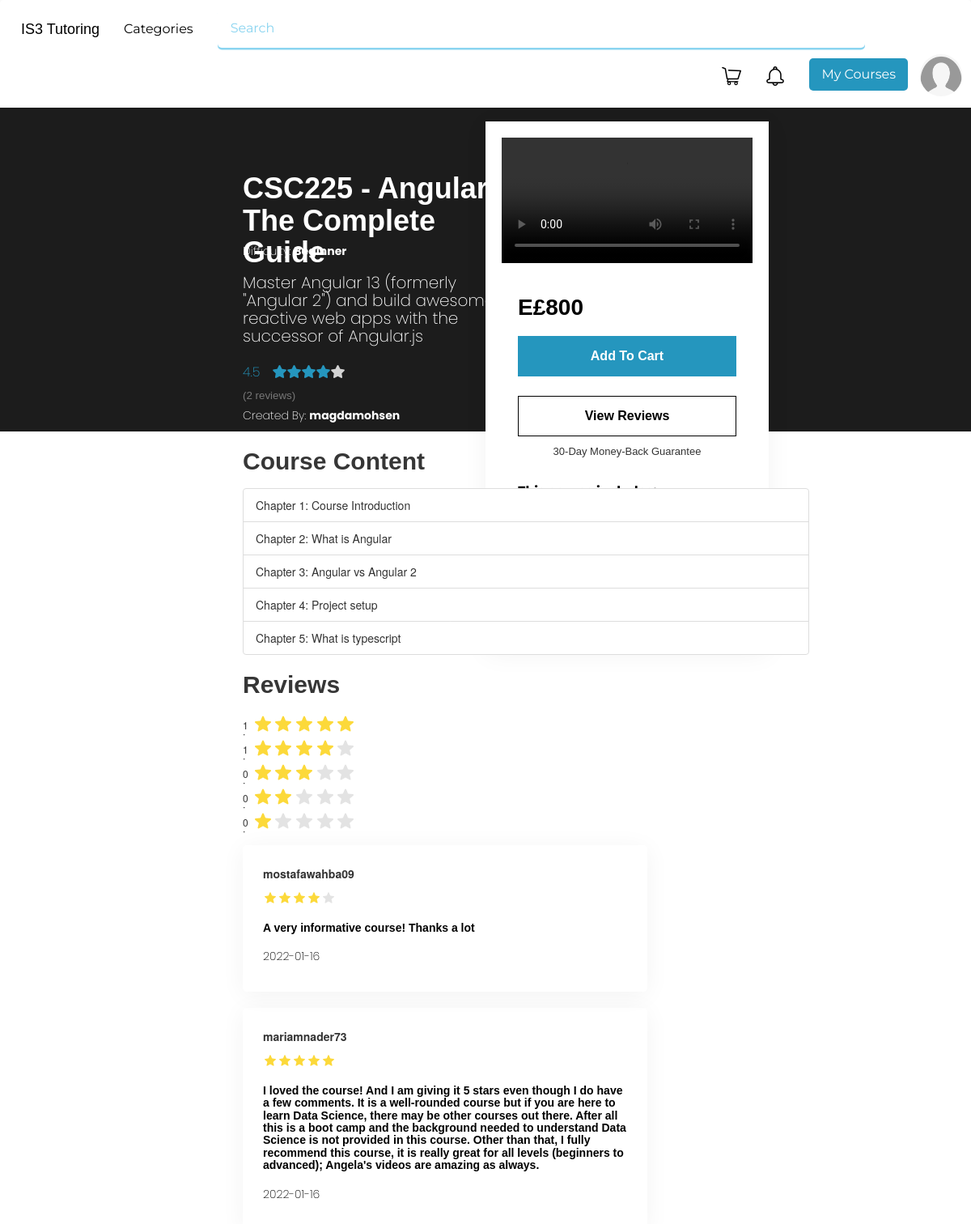
The page /src/view/viewCourseDetails.php?id=1 (signed in) on the database its author committed.
### tables this page shows
CREATE TABLE `courses` (
  `CourseID` int(11) NOT NULL,
  `Code` varchar(8) NOT NULL,
  `Title` varchar(50) NOT NULL,
  `Description` text NOT NULL,
  `Hours` int(11) NOT NULL,
  `Level` varchar(15) NOT NULL,
  `Price` int(11) NOT NULL,
  `Approved` tinyint(1) DEFAULT NULL,
  `CreatedBy` int(11) NOT NULL,
  `Categories` varchar(25) NOT NULL,
  `Overview` varchar(255) DEFAULT NULL,
  `Thumbnail` varchar(255) DEFAULT NULL
);

CREATE TABLE `users` (
  `UserID` int(11) NOT NULL,
  `Username` varchar(25) NOT NULL,
  `Password` varchar(255) NOT NULL,
  `FirstName` varchar(25) NOT NULL,
  `LastName` varchar(25) NOT NULL,
  `Email` varchar(25) NOT NULL,
  `PhoneNumber` varchar(25) DEFAULT NULL,
  `Country` varchar(25) DEFAULT NULL,
  `BirthDate` date NOT NULL,
  `UserType` varchar(15) NOT NULL
);

CREATE TABLE `coursechapters` (
  `CourseID` int(11) NOT NULL,
  `chapter` int(11) NOT NULL,
  `Title` varchar(255) DEFAULT NULL,
  `Description` text DEFAULT NULL
);

CREATE TABLE `ratings` (
  `CourseID` int(11) NOT NULL,
  `UserID` int(11) NOT NULL,
  `rating` int(11) NOT NULL,
  `review` text DEFAULT NULL,
  `date` date NOT NULL
);

### src/public/is3library.php (called while the page is built, shortened)
<?php
$conn = "";
function getUsername($UserID)
{
    $sql = "SELECT * FROM users WHERE UserID =". $UserID;
    $result = $GLOBALS['conn']->query($sql);
    $userData = mysqli_fetch_array($result);
    return $userData[1];
}
        ?>

### src/view/viewCourseDetails.php (the view, shortened to what this page needs)
<?php
 include_once "/xampp/htdocs/IS3-Online-Tutoring/src/public/Menu.php";
 include_once "/xampp/htdocs/IS3-Online-Tutoring/src/public/is3library.php";
 ?>
<html>
<head>
<link rel="stylesheet" href="https://cdnjs.cloudflare.com/ajax/libs/font-awesome/5.8.2/css/all.min.css">
<link rel="stylesheet" href="../../CSS/courses.css" type="text/css">
<link rel="stylesheet" href="../../CSS/ratings.css" type="text/css">
<link rel="stylesheet" href="../../CSS/courseDetails.css" type="text/css">
</head>
<body>
<?php
 $getCoursesQuery = "SELECT * FROM courses WHERE CourseID=".$_GET["id"];
 $result = $conn->query($getCoursesQuery);
 $row = $result->fetch_array(MYSQLI_ASSOC);
?>
<div class="container-fluid">
  <div class="Banner">
    <div class="BannerElements">
        <h1> <?php echo $row["Code"]." - ".$row["Title"] ?> </h1>
        <h5> <?php echo "Difficulty: <b>" . $row['Level'] ?></b></h5>
        <h3> <?php echo $row['Description']?> </h3>
        <h4>
            <?php
              $averageRating=5;
              $reviewCount=0;
            getRating($row, $averageRating, $reviewCount);
            echo "<span class='ratingSpan'>$averageRating</span>";
            for ($i = 0; $i < 5; $i++)
            {
                if ($i <= $averageRating-1)
                    echo "<span class='fa fa-star checked'></span>";
                else
                    echo "<span class='fa fa-star unchecked'></span>";
            }
            echo "<small class='text-muted'> <br><br>($reviewCount reviews)</small>";?>
        </h4>
        <h5> <?php echo "Created By: <b>" . getUsername($row['CreatedBy']) ?></b></h5>
    </div>
  </div>
  <div class="card card-custom">
    <video class="card-img-top" src="/IS3-Online-Tutoring/resources/CoursesContent/Videos/<?php echo $row['Overview']?>" autoplay controls> </video>
      <div class="card-section1">
        <h1 class="card-title"><?php echo "E£".$row['Price']?></h1>
        <div class="card-body text-center">
          <?php
        if(isset($_SESSION['UserType'])){
            if($_SESSION['UserType']=="Learner"){?>
             <form action = '' method = 'post'>
                <input type =button name = "AddToCart" id="AddToCart" value = "Add To Cart" class="card-button">
            </form>
            <?php }
              }else{?>
                  <a href=/IS3-Online-Tutoring/src/public/loginForm.php?><button class="card-button" >Add To Cart</button></a>
              <?php } ?>
        <a href=""><button class="card-button" id="card-button2" >View Reviews</button></a>
        <p class="card-text">30-Day Money-Back Guarantee</p>
      </div>
      <h4> This course includes: </h4>
      <ul class="fa-ul">
        <li><span class="fa-li"><i class="far fa-file-video"></i></span><b><?php echo $row['Hours'] ?></b> hours on-demand video </li>
        <li><span class="fa-li"><i class="fas fa-code"></i></span>Practical Exercises</li>
        <li><span class="fa-li"><i class="fas fa-infinity"></i></span>Full lifetime access</li>
        <li><span class="fa-li"><i class="fas fa-desktop"></i></span>Full access on all platforms</li>
        <li><span class="fa-li"><i class="fas fa-trophy"></i></span>Certificate Of Completion</li>
      </ul>
    </div>
  </div>
  <div class="course-content">
    <h2> Course Content </h2>
    <ul class="list-group">
    <?php
      $id = $_GET["id"];
      $query = "SELECT * FROM coursechapters WHERE CourseID = '$id'";
      $result = $conn->query($query);
      $chaptersCount=0;
      while($row =$result->fetch_array(MYSQLI_ASSOC)){
        $chaptersCount+=1;
        $title=  $row['Title'];
        echo "<li class='list-group-item list-group-item-action'>Chapter $chaptersCount: $title </a></li>";
      }
    ?>
    </ul>
    <?php
  $reviewsRating = array_fill(1,5,0);
  $getReviewsQuery = "SELECT * FROM ratings WHERE courseID=".$_GET["id"];
  $reviews = $conn->query($getReviewsQuery);
  while($review= $reviews->fetch_array(MYSQLI_ASSOC)){
    $reviewsRating[$review['rating']] +=1;
  }
  ?>
    <h2> Reviews </h2>
    <?php for($j=5; $j>=1; $j--){
      echo "<div class=showGeneralRating>";
        for($i=5; $i>=1; $i--){
          echo "<label for=rating-$i></label>";
        }
        echo "<h6>$reviewsRating[$j] : </h6>";
      echo "</div>";
      } ?>
            <div class="individual-reviews">
        <?php
          $getCoursesQuery = "SELECT r.*,u.Username FROM ratings r, users u WHERE r.userID=u.userID AND CourseID=".$_GET["id"];
          $result = $conn->query($getCoursesQuery);
            while($row= $result->fetch_array(MYSQLI_ASSOC)){
              ?><div class="card card-custom2"> <?php
              echo "<b>".$row['Username']."</b><br>";
              $name=$row['UserID'];
              ?>
              <div class="showRating">
              <?php
              for($i=5; $i>=1; $i--){
                if($i==$row['rating']){
                ?>
                  <label for=<?php echo "Rating-$i"?>></label>
                  <?php
                  }else{ ?>
                  <label for=<?php echo "$name-Rating-$i"?>></label>
                <?php  }
              }?>
            </div>
            <?php
              echo "<h3>".$row['review']."<h3>";
              echo "<h5>".$row['date']."</h5>";
              echo "</div>";
           }
        ?>
    </div>
  </div>
</div>
</body>
</html>
<?php
function getRating($row, &$averageRating, &$reviewCount)
{
    $getReviewsQuery = "SELECT * FROM ratings WHERE CourseID=".$row["CourseID"];
    $reviews = $GLOBALS['conn']->query($getReviewsQuery);
    $reviewsTotal=0;
    while($review= $reviews->fetch_array(MYSQLI_ASSOC)){
        $reviewCount +=1;
        $reviewsTotal+= $review['rating'];
    }
    if($reviewCount)
        $averageRating = round($reviewsTotal / $reviewCount, 1);
}
?>

### CSS/menu.css (style rules this page uses)
html, body { height: 100%; width: 100%; margin:0; }
::placeholder { color: #8ad4f0; }

### CSS/courses.css (style rules this page uses)
.card-title { font-family: 'Sora', sans-serif; font-weight: 700; font-size: large; color: #2596be; }
.card-text { font-family: 'Sora', sans-serif; font-weight: 500; font-size:small; }
.text-muted { font-family: 'Sora', sans-serif; font-weight: 500; font-size:smaller; }
.checked { color: #2596be; margin-top: 5px; }
.unchecked { color: #d3d3d3; margin-top: 5px; }
.card-custom { background-color:white; padding:20px; border-style: none; border-bottom-style: solid; border-bottom-width: 0.5px; border-bottom-color: rgb(238, 238, 238); transition:0.5s; }

### CSS/ratings.css (style rules this page uses)
* { box-sizing: border-box; }
.showRating { display: flex; width: 20%; justify-content: left; overflow: hidden; flex-direction: row-reverse; height: 30px; position: relative; }
.showGeneralRating { display: flex; width: 20%; justify-content: left; overflow: hidden; flex-direction: row-reverse; height: 30px; position: relative; }
.showRating > label { cursor: pointer; width: 40px; height: 40px; margin-top: 0; background-repeat: no-repeat; background-position: center; background-size: 76%; transition: .5s; }
.showGeneralRating > label { cursor: pointer; width: 30px; height: 30px; margin-top: 0; background-repeat: no-repeat; background-position: center; background-size: 76%; transition: .5s; }
video { width: 100%; }

### CSS/courseDetails.css (style rules this page uses)
.container-fluid { padding: 0 !important; }
h1 { font-family: 'Sora', sans-serif; font-weight: 700; width: 100%; height: 40px; color:white; }
h3 { color:white; font-family: 'poppins'; font-weight: 200; font-size: 20px; }
h4 { font-family: 'poppins', sans-serif; font-weight: 700; width: 100%; height: 40px; color:black; font-size: 16px; margin-top: 20px; margin-bottom: -10px; }
h5 { color:white; font-family: 'poppins'; font-weight: 200; }
.ratingSpan { color:white; font-family: 'poppins'; font-weight: 200; padding-right: 15px; color: #2596be; }
.Banner { position: relative; width: 100%; height: 400px; background-color: #1c1c1c; padding:60px; padding-left:300px ; margin-top: -5px; }
.BannerElements { position: relative; height:max-content; width: 40%; }
.BannerElements >h1 { margin-bottom: 50px; }
.BannerElements >h4 { margin-bottom: 20px; }
.course-content { width:1000px; padding-left: 300px; }
.course-content > h2 { font-family: 'Sora', sans-serif; font-weight: 700; width: 100%; height: 40px; color:rgb(54, 54, 54); }
.card-custom2 { box-shadow: 0 4px 30px rgba(0,0,0,.05); padding:25px; margin-bottom: 20px; border-radius: 5px; width: 500px; }
.card>h3 { color: black; font-size: 14px; font-family: 'Sora', sans-serif; font-weight: 700; }
.card>h5 { color: black; }
.card-custom { position:fixed; top:150px; right:100px; box-shadow: 0 4px 30px rgba(0,0,0,.05); float:right; margin-right: 150px; width:350px; }
.card-title { color:black; font-family: 'Sora', sans-serif; font-weight: 700; font-size: 28px; }
.card-section1 { padding:20px; background-color: white; }
.card-body { align-items: center; align-content: center; }
.card-button { width: 60%; height: 50px; background-color: #2596be; color: white; transition: all 0.5s; font-family: 'Sora', sans-serif; font-weight: 700; width: 100%; color:white; text-align: center; border: 0px solid rgb(226, 225, 225); margin-bottom: 10px; font-size: 16px; }
#card-button2 { background-color: white; color: black; border: 1px solid rgb(0, 0, 0); }
.fa-ul > li { margin-left: -10px; padding-bottom:5px; font-family: 'poppins'; font-weight: 500; width: 100%; }
.list-group-item { transition: 0.5s; }
.individual-reviews { padding-top: 15px; }

### rows shown on the page
courses: Code "CSC225", Title "Angular - The Complete Guide", Level "Beginner", Description "Master Angular 13 (formerly \"Angular 2\") and build awesome, reactive web apps with the successor of Angular.js", CreatedBy.Username "magdamohsen", Price "800"
coursechapters: Title "Course Introduction"
coursechapters: Title "What is Angular"
coursechapters: Title "Angular vs Angular 2"
coursechapters: Title "Project setup"
coursechapters: Title "What is typescript"
ratings: users.Username "mostafawahba09", rating 4 (drawn), review "A very informative course! Thanks a lot", date "2022-01-16"
ratings: users.Username "mariamnader73", rating 5 (drawn), review "I loved the course! And I am giving it 5 stars even though I do have a few comments. It is a well-rounded course but if you are here to learn Data Science, there may be other courses out there. After all this is a boot camp and the background needed to understand Data Science is not provided in this course. Other than that, I fully recommend this course, it is really great for all levels (beginners to advanced); Angela's videos are amazing as always.", date "2022-01-16"

### other values the page prints
$averageRating "4.5"
$reviewCount "2"
$reviewsRating[$j] "1"
$reviewsRating[$j] "0"
